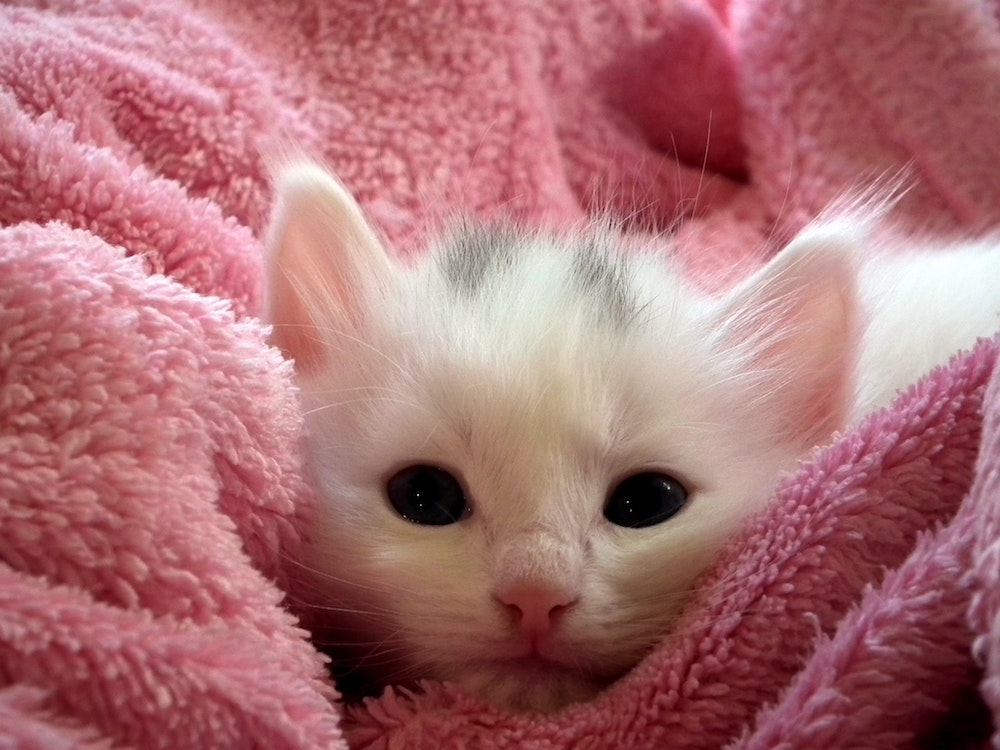
#> input picture Machine_Learning/Cat_Hispsterize/Jupyter/samples/006.jpg, 1000 x 750 px; its folder holds only this picture in this run
$ jupyter execute --allow-errors test_revised.ipynb   (older library calls are emulated)
#> lines starting #> are read from the running program, lines starting #| are printed output that depends on the picture
#> further down, img is the input picture: shape (750, 1000, 3); mean B, G, R 115.3, 111.4, 170.8
## Test_Revised

[cell 1]
import keras, sys, cv2, os
from keras.models import Model, load_model
import numpy as np
import pandas as pd
from math import atan2, degrees

[cell 2]
img_size = 224
base_path = 'samples'
file_list = sorted(os.listdir(base_path))

[cell 3]
# this is most important thing

model_path = 'models'
bbs_model_name = os.path.join(model_path, 'bbs_1.h5')
lmks_model_name = os.path.join(model_path, 'lmks_1.h5')
#> (the rest of this cell did not finish here and is left out)

[cell 4]
def resize_img(im):
    old_size = im.shape[:2] # old_size is in (height, width) format
#> old_size = (750, 1000)
    ratio = float(img_size) / max(old_size)
#> ratio = 0.224
    new_size = tuple([int(x*ratio) for x in old_size])
#> new_size = (168, 224)
    # new_size should be in (width, height) format
    im = cv2.resize(im, (new_size[1], new_size[0]))
    delta_w = img_size - new_size[1]
#> delta_w = 0
    delta_h = img_size - new_size[0]
#> delta_h = 56
    top, bottom = delta_h // 2, delta_h - (delta_h // 2)
#> top = 28; bottom = 28
    left, right = delta_w // 2, delta_w - (delta_w // 2)
#> left = 0; right = 0
    new_im = cv2.copyMakeBorder(im, top, bottom, left, right, cv2.BORDER_CONSTANT,
        value=[0, 0, 0])
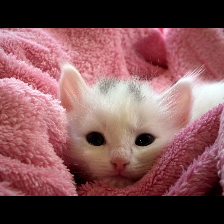
#> new_im: shape (224, 224, 3); mean of channels 0, 1, 2 86.4, 83.5, 128; drawn as B, G, R
#> `img, ratio, top, left = resize_img(img)`: top = 28; left = 0
    return new_im, ratio, top, left

# overlay function
# [30 lines left out: functions overlay_transparent, angle_between, not called in this run]

[cell 5]
# [42 lines left out: function bb_lmks, not called in this run]

#     cv2.imshow('img', ori_img)
#     cv2.waitKey(0)

#> (a cell that did not finish here is left out)


$ run again, on Machine_Learning/Cat_Hispsterize/Jupyter/samples/023.jpg
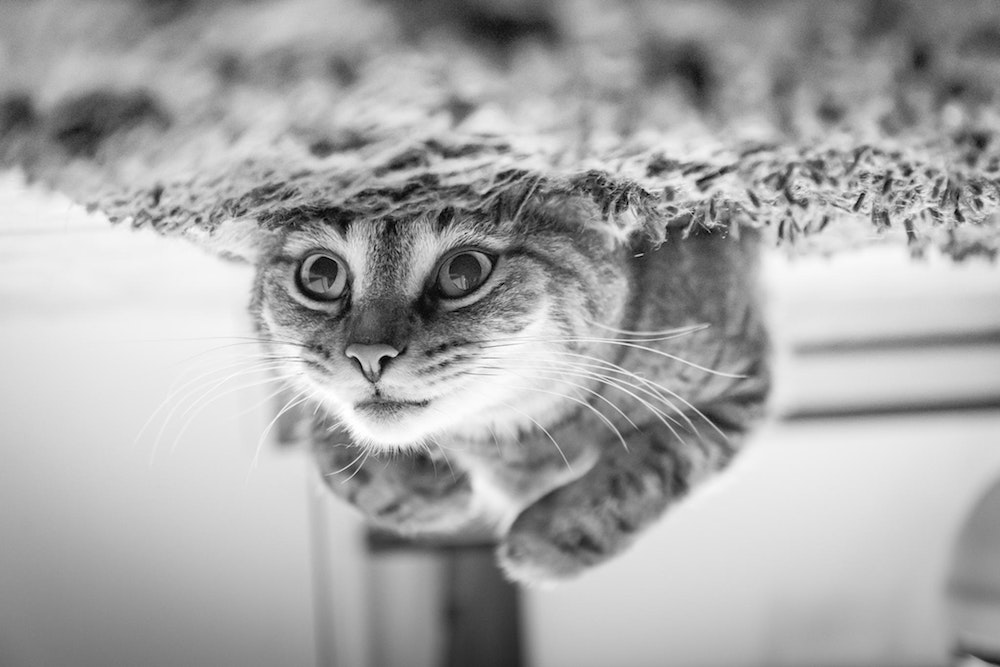
#> input picture Machine_Learning/Cat_Hispsterize/Jupyter/samples/023.jpg, 1000 x 667 px
#> img is the input picture: shape (667, 1000, 3); min 0, max 255, mean 167.9
#> in resize_img, `im = cv2.resize(im, (new_size[1], new_size[0]))`:
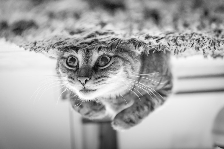
#> im: shape (149, 224, 3); min 8, max 254, mean 167.9
#> in resize_img, `new_im = cv2.copyMakeBorder(im, top, bottom, left, right, cv2.BORDER_C..`:
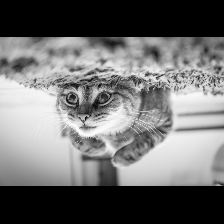
#> new_im: shape (224, 224, 3); min 0, max 254, mean 111.7
#> `img, ratio, top, left = resize_img(img)`: top = 37; left = 0

$ run again, on Machine_Learning/Cat_Hispsterize/Jupyter/samples/025.jpg
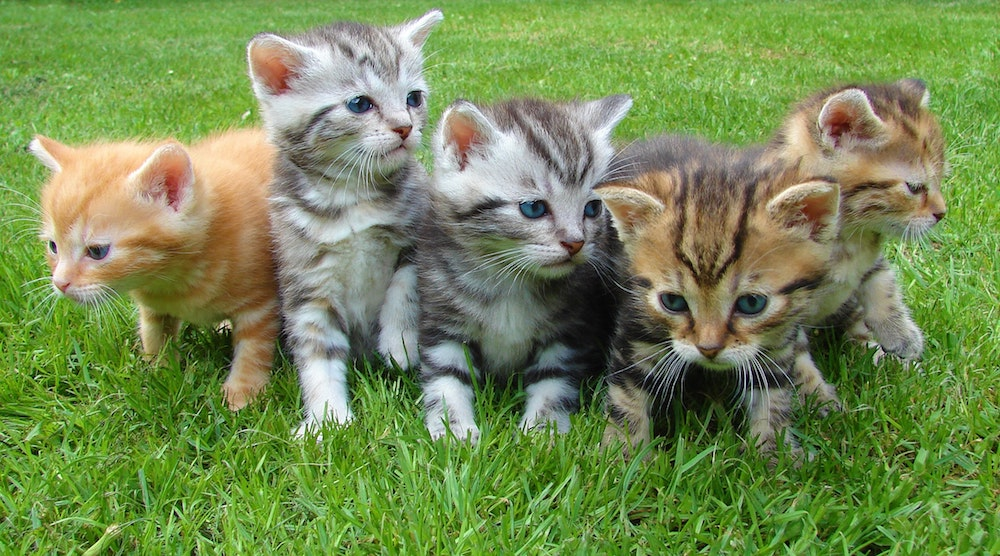
#> input picture Machine_Learning/Cat_Hispsterize/Jupyter/samples/025.jpg, 1000 x 556 px
#> img is the input picture: shape (556, 1000, 3); mean B, G, R 83, 139.6, 116.8
#> in resize_img, `im = cv2.resize(im, (new_size[1], new_size[0]))`:
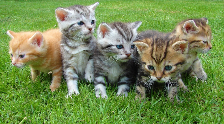
#> im: shape (124, 224, 3); mean of channels 0, 1, 2 82.9, 139.4, 116.7; drawn as B, G, R
#> in resize_img, `new_im = cv2.copyMakeBorder(im, top, bottom, left, right, cv2.BORDER_C..`:
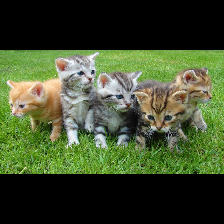
#> new_im: shape (224, 224, 3); mean of channels 0, 1, 2 45.9, 77.2, 64.6; drawn as B, G, R
#> `img, ratio, top, left = resize_img(img)`: top = 50; left = 0

$ run again, on Machine_Learning/Cat_Hispsterize/Jupyter/samples/026.jpg
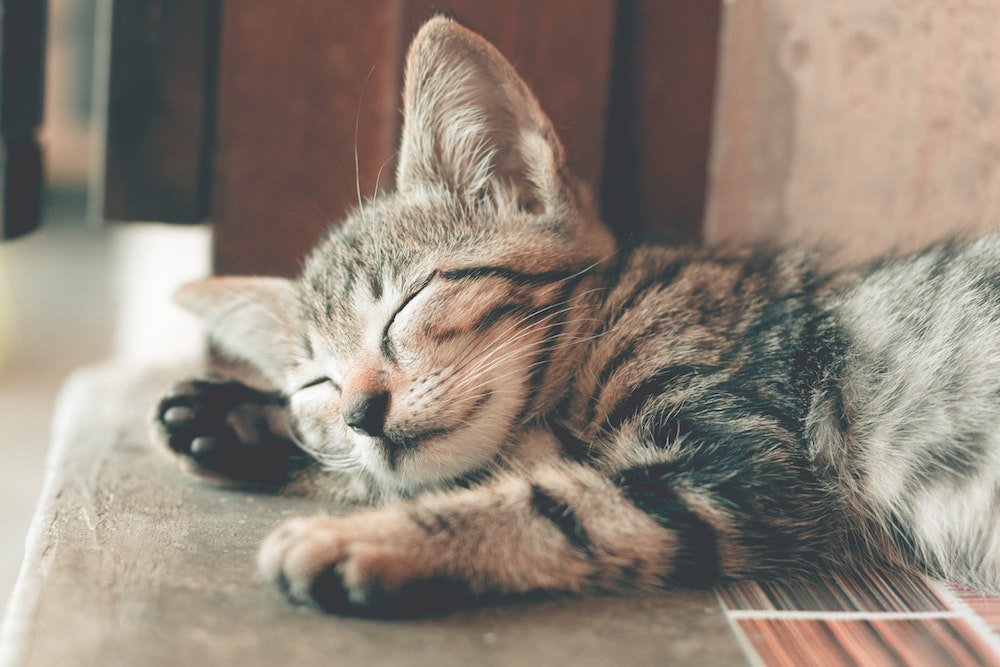
#> input picture Machine_Learning/Cat_Hispsterize/Jupyter/samples/026.jpg, 1000 x 667 px
#> img is the input picture: shape (667, 1000, 3); mean B, G, R 120.8, 132.4, 144.2
#> in resize_img, `im = cv2.resize(im, (new_size[1], new_size[0]))`:
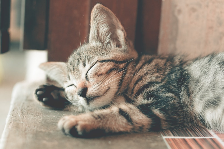
#> im: shape (149, 224, 3); mean of channels 0, 1, 2 120.7, 132.3, 144.1; drawn as B, G, R
#> in resize_img, `new_im = cv2.copyMakeBorder(im, top, bottom, left, right, cv2.BORDER_C..`:
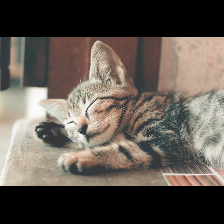
#> new_im: shape (224, 224, 3); mean of channels 0, 1, 2 80.3, 88, 95.9; drawn as B, G, R
#> `img, ratio, top, left = resize_img(img)`: top = 37; left = 0

$ run again, on Machine_Learning/Cat_Hispsterize/Jupyter/samples/015.jpg
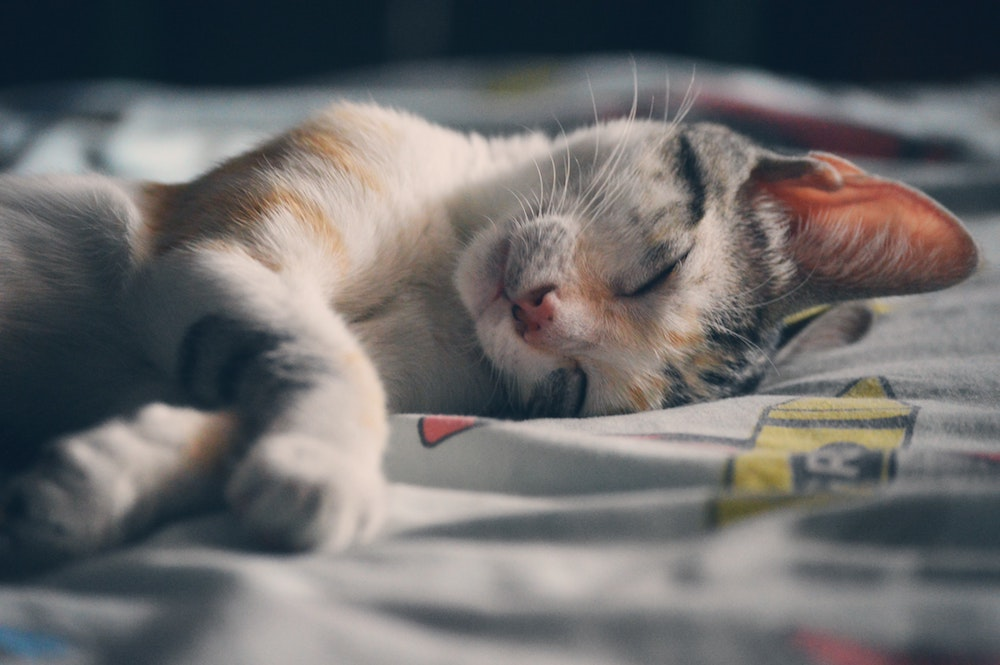
#> input picture Machine_Learning/Cat_Hispsterize/Jupyter/samples/015.jpg, 1000 x 665 px
#> img is the input picture: shape (665, 1000, 3); mean B, G, R 106.7, 106.5, 107.6
#> in resize_img, `new_im = cv2.copyMakeBorder(im, top, bottom, left, right, cv2.BORDER_C..`:
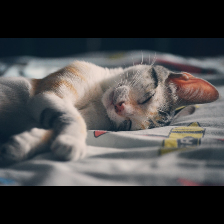
#> new_im: shape (224, 224, 3); mean of channels 0, 1, 2 70.4, 70.3, 71; drawn as B, G, R
#> `img, ratio, top, left = resize_img(img)`: top = 38; left = 0
